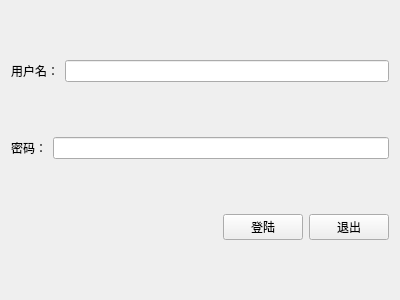
<?xml version="1.0" encoding="UTF-8"?>
<ui version="4.0">
 <class>Login</class>
 <widget class="QWidget" name="Login">
  <property name="geometry">
   <rect>
    <x>0</x>
    <y>0</y>
    <width>400</width>
    <height>300</height>
   </rect>
  </property>
  <property name="windowTitle">
   <string>Login</string>
  </property>
  <layout class="QHBoxLayout" name="horizontalLayout_4">
   <item>
    <layout class="QVBoxLayout" name="verticalLayout">
     <item>
      <layout class="QHBoxLayout" name="horizontalLayout_2">
       <item>
        <widget class="QLabel" name="nameLabel">
         <property name="text">
          <string>用户名：</string>
         </property>
        </widget>
       </item>
       <item>
        <widget class="QLineEdit" name="nameLineEdit"/>
       </item>
      </layout>
     </item>
     <item>
      <layout class="QHBoxLayout" name="horizontalLayout_3">
       <item>
        <widget class="QLabel" name="passwordLabel">
         <property name="text">
          <string>密码：</string>
         </property>
        </widget>
       </item>
       <item>
        <widget class="QLineEdit" name="passwordLineEdit"/>
       </item>
      </layout>
     </item>
     <item>
      <layout class="QHBoxLayout" name="horizontalLayout">
       <item>
        <spacer name="horizontalSpacer">
         <property name="orientation">
          <enum>Qt::Horizontal</enum>
         </property>
         <property name="sizeHint" stdset="0">
          <size>
           <width>40</width>
           <height>20</height>
          </size>
         </property>
        </spacer>
       </item>
       <item>
        <widget class="QPushButton" name="loginPushButton">
         <property name="text">
          <string>登陆</string>
         </property>
        </widget>
       </item>
       <item>
        <widget class="QPushButton" name="closePushButton">
         <property name="text">
          <string>退出</string>
         </property>
        </widget>
       </item>
      </layout>
     </item>
    </layout>
   </item>
  </layout>
 </widget>
 <layoutdefault spacing="6" margin="11"/>
 <resources/>
 <connections/>
</ui>
